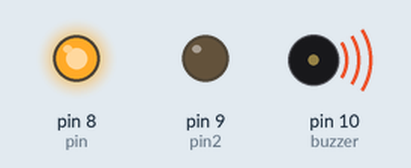
A sketch run on a simulated Arduino Uno, built with avr-gcc and run on an emulated ATmega328P. Parts: output pins drawn as LEDs (lit = HIGH), buzzer (waves = sounding).

Above: at 0.2 s.
At 1.7 s:
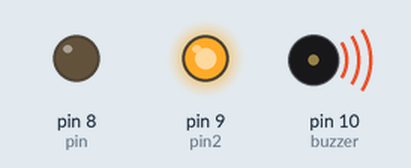
Timing chart, 0 to 3.0 s (numbered marks = the images above):
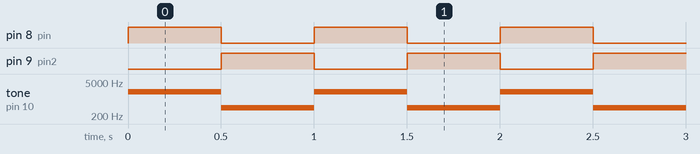

The sketch:

sos_buzzer.ino
```cpp
const int pin = 8;
const int pin2 = 9;
const int buzzer = 10;

// the setup function runs once when you press reset or power the board
void setup() {
  // initialize digital pin LED_BUILTIN as an output.
  pinMode(pin, OUTPUT);
  pinMode(pin2, OUTPUT);
  pinMode(buzzer, OUTPUT);
}

// the loop function runs over and over again forever
void loop() {
  digitalWrite(pin, HIGH);  // turn the LED on (HIGH is the voltage level)
  tone(buzzer, 2000);
  delay(500);                      // wait for a second
  digitalWrite(pin, LOW);   // turn the LED off by making the voltage LOW
  digitalWrite(pin2, HIGH);
  tone(buzzer, 440);
  delay(500);                      // wait for a second
  digitalWrite(pin2, LOW);
}
```

Measured:
- by itself, pin 8 (pin), pin 9 (pin2): alternates HIGH for 0.50 s and LOW for 0.50 s
- by itself, tone on pin 10 (buzzer): alternates 2000 Hz for 0.50 s and 440 Hz for 0.50 s
